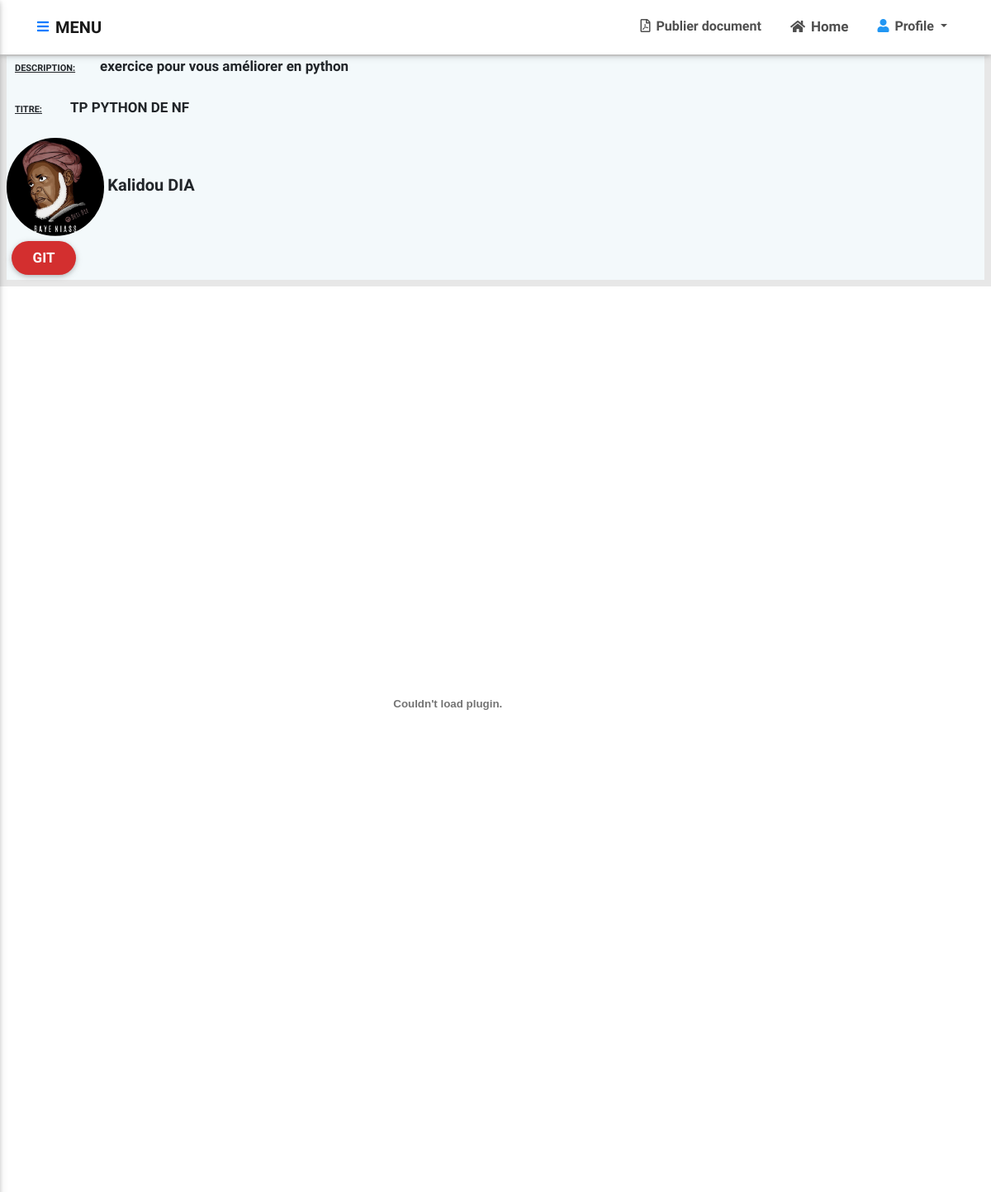
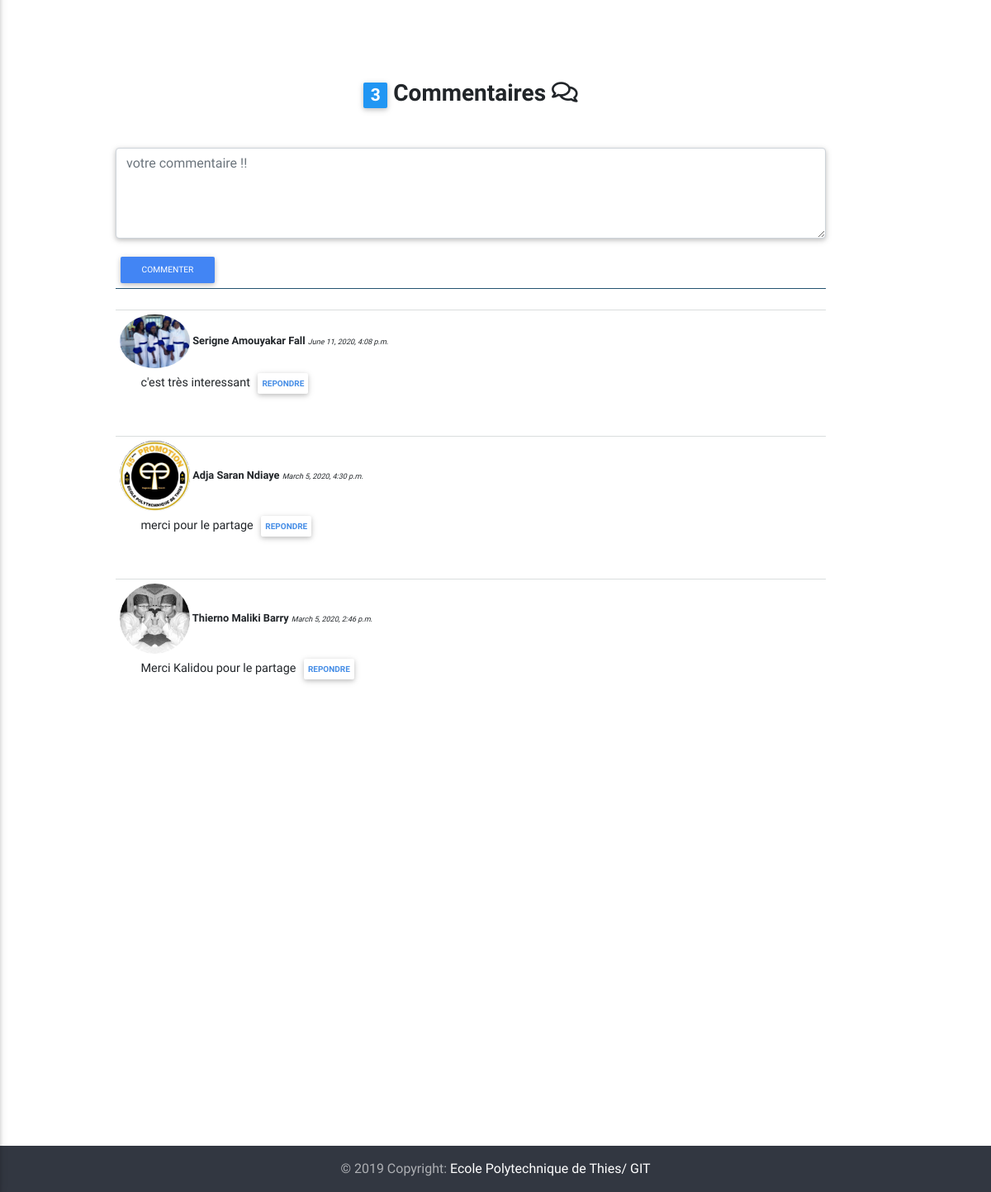
Page /compte/doc/comment/3/ (signed in) on the committed database (2 pictures, top to bottom).
### ged_app/models.py (models this page shows, shortened)
class Document(models.Model):
    LISTE_GENIE = (
        ('GIT','Génie Informatique et Télécommunications'),
        ('Génie Civil','Génie Civil'),
        ('Génie Electromécanique','Génie Electro-Mécanique'),
        ('Tronc Commun', 'Tronc Commun')
    )
    LISTE_CLASSE = (
        ('TC1', 'TC1'),
        ('TC2','TC2'),
        ('DIC1','DIC1'),
        ('DIC2','DIC2'),
        ('DIC3','DIC3')
    )
    author = models.ForeignKey(Eleve, on_delete=models.CASCADE, null = True)
    titre = models.CharField(max_length=100, null = True)
    fichier = models.FileField(upload_to='media/', null= True, blank=True)
    text = models.TextField(max_length=1000, null=True, blank=True)
    classe_doc = models.CharField(max_length=50 , null =True ,  choices = LISTE_CLASSE)
    genie_doc = models.CharField(max_length=100, null = True, choices = LISTE_GENIE)
    date = models.DateTimeField(auto_now=True, auto_now_add=False)

class Eleve(models.Model):
    LISTE_CLASSE = (
        ('TC1', 'TC1'),
        ('TC2','TC2'),
        ('DIC1','DIC1'),
        ('DIC2','DIC2'),
        ('DIC3','DIC3')
    )
    LISTE_GENIE = (
        ('GIT','Génie Informatique et Télécommunications'),
        ('Génie Civil','Génie Civil'),
        ('Génie Electromécanique','Génie Electro-Mécanique'),
        ('Tronc Commun', 'Tronc Commun')
    )
    user = models.OneToOneField(User,null = True, blank=True,on_delete=models.CASCADE)
    name = models.CharField( max_length=150, null=True)
    age = models.IntegerField(null=True)
    sexe = models.CharField(max_length=80, choices = [('Homme', 'Homme' ), ('Femme', 'Femme')], null=True)
    classe = models.CharField(max_length=50 , null =True ,  choices = LISTE_CLASSE)
    genie = models.CharField(max_length=100, null = True, choices = LISTE_GENIE)
    photo_profile = models.ImageField(default ="user-default.png",null = True, blank = True )
    def __str__(self):
        if self.name != None:
            return self.name
        else:
            return "%% No name %%"

class Commentaire(models.Model):
    author_id = models.ForeignKey(Eleve, on_delete=models.CASCADE)
    doc = models.ForeignKey(Document, on_delete=models.CASCADE)
    reply = models.ForeignKey('Commentaire', null=True, related_name='repliques', on_delete = models.CASCADE)
    date_commentaire = models.DateTimeField(auto_now_add=True, null=True)
    choc = models.IntegerField(default=0)
    signaler = models.IntegerField(default=0)
    contenu = models.TextField(max_length=1000, null = True)

### ged_app/views.py (the view, shortened to what this page needs)
# urls.py: re_path(r'^compte/doc/comment/(?P<pk>[0-9]*)/$', views.comments, name='comments'),
@login_required(login_url='connecter')
def comments(request, pk):
    docs = Document.objects.get(id=int(pk))
    com  = Commentaire.objects.filter(doc=docs, reply=None).order_by('-id')
    comment_form  = CommentForm()
    context = {
        'doc':docs,
        'comments' : com,
        'comment_form':comment_form
        }
    return render (request, 'ged_app/documents/doc_comments.html', context)

### ged_app/forms.py
class CommentForm(forms.ModelForm):
    contenu = forms.CharField(label="", widget=forms.Textarea(attrs={'class':'form-control z-depth-1', 'placeholder':'votre commentaire !!', 'rows':'4', 'cols':'50'}))
    class Meta:
        model = Commentaire
        fields = ('contenu',)

### ged_app/templates/ged_app/documents/doc_comments.html (shortened to what this page needs)
{% extends '../main.html' %}
{% block content %}
<body style="margin-top: 5%;">
    <div id='parent'>
        <u>Description:</u><span>{{ doc.text }} </span> <br/>
    <br><u>Titre:</u> <span style="text-transform: uppercase;">{{ doc.titre }}</span><br>
    <br><img src="{{doc.author.photo_profile.url}}"  class="rounded-circle" style="max-width:10%;" > <span style="font-size:20px; font-weight:bold;"> {{doc.author}} </span>
    <br><div class="btn btn-sm btn-red btn-rounded"> <span>{{ doc.genie_doc }} </span></div>
    </div>
<div class="row" id = "iframe">
    <embed type="application/pdf" width="70%" height="1000px" src="{{ doc.fichier.url }}"/>
</div>
<div id="cmt">
    <div class="text-center my-5">
        <h3 class="font-weight-bold">
            <span class="badge blue">{{ comments.count }}</span> Commentaire{{ comments|pluralize }}  <i class="far fa-comments"></i>
        </h3>
    </div>
    <div style="margin-bottom: 25px; border-bottom: solid 1px rgb(36, 83, 112)">
        <form method="POST" action="{% url 'comments' pk=doc.pk %}">
            {{ comment_form.as_p }}
            <input type='submit' value='commenter' class="btn btn-sm btn-primary">
        </form>
    </div>   <div class='main-comment-section' style="margin-bottom:50%;">
        {% for comment in comments %}
        <div style="border-top: solid 0.05px #c0c8c897; padding:5px;">
            <small style="font-weight:bold;" class="waves-effect waves-light">
                <img src="{{comment.author_id.photo_profile.url}}"  class="rounded-circle waves-effect waves-light" alt="photo_profile" style=" max-width: 10%; max-height: 5%;  padding :0; ">
                 {{ comment.author_id }}
                <span style='font-size:9px; font-style: italic; font-weight:normal;'> {{ comment.date_commentaire }} </span>
            </small>
            <p style="margin-left: 3%; ">{{ comment.contenu }} <button  type="button" name="button" class="reply-btn btn white" style="font-size:10px; font-weight:bold; padding:5px;color:#458de6;">
            Repondre</button></p>
        <br>
        </div>
        {% endfor %}
    </div>
</div>
</body>
{% endblock %}

### ged_app/templates/ged_app/documents/doc_comments.html (style rules this page uses)
#iframe { margin-left : 15%; margin-top : 5px; margin-bottom : 7px; }
#parent { border: 8px solid #e2e0e0b2; background-color: #f1f8fad3; margin-top: 55px; }
u { font-weight: bold; text-transform: uppercase; font-size: 11px; margin-right: 30px; padding-left:10px; }
#cmt { width: 75%; margin: 10%; padding:20px; }
span { font-size:17px; font-weight:bold; }

### rows in the picture
Document: text "exercice pour vous améliorer en python", titre "TP PYTHON DE NF", author.photo_profile (picture), author "Kalidou DIA", genie_doc "GIT"
Commentaire: author_id.photo_profile (picture), author_id "Serigne Amouyakar Fall", date_commentaire "June 11, 2020, 4:08 p.m.", contenu "c'est très interessant"
Commentaire: author_id.photo_profile (picture), author_id "Adja Saran Ndiaye", date_commentaire "March 5, 2020, 4:30 p.m.", contenu "merci pour le partage"
Commentaire: author_id.photo_profile (picture), author_id "Thierno Maliki Barry", date_commentaire "March 5, 2020, 2:46 p.m.", contenu "Merci Kalidou pour le partage"

### other values in the picture
{{ comments.count }} "3"
